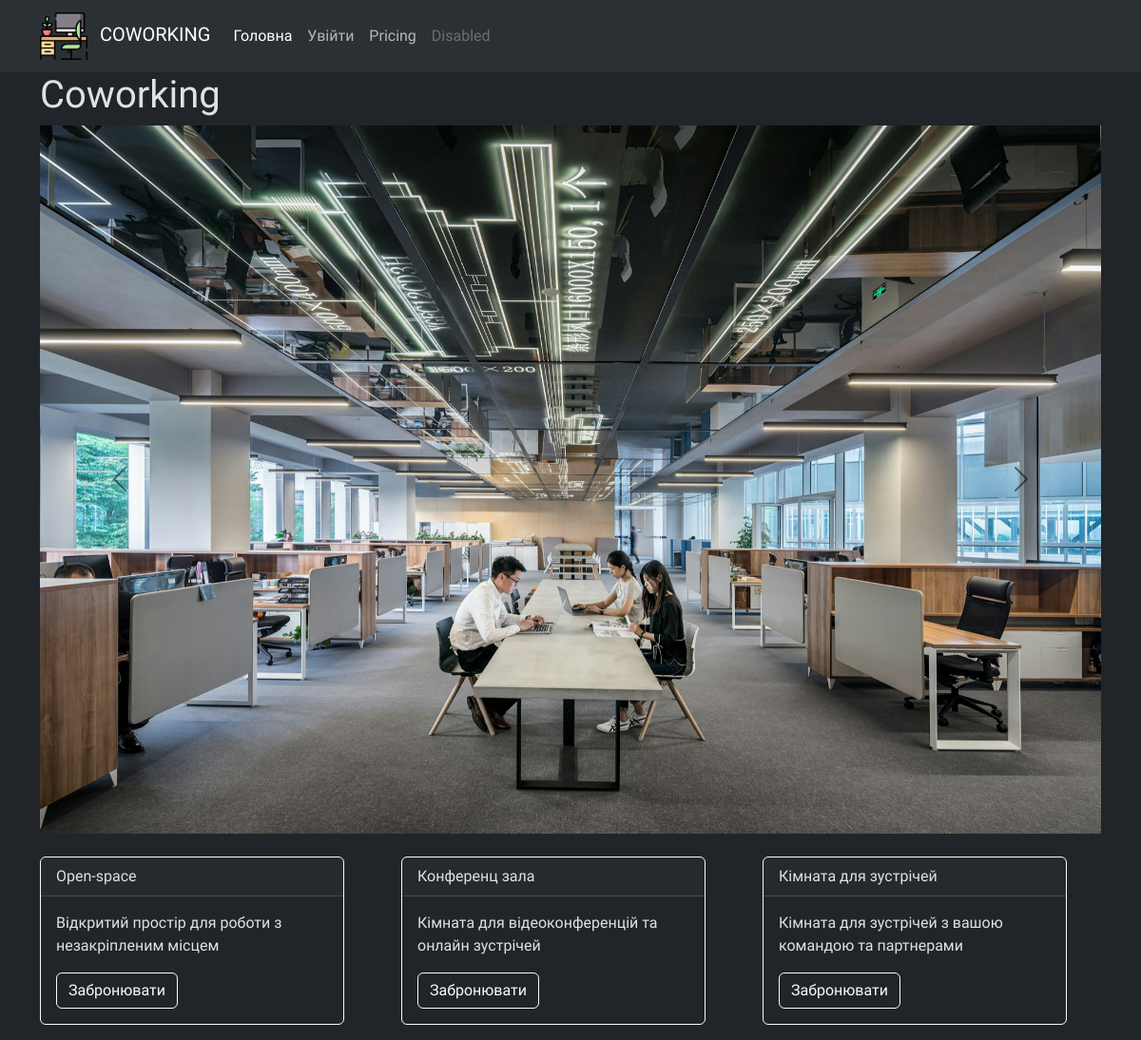
The page / on the database its author committed.
### booking/models.py (models this page shows, shortened)
class Category(models.Model):
    title = models.CharField(max_length=50, verbose_name="назва")
    description = models.TextField(verbose_name="опис")
    class Meta:
        verbose_name = 'Категорія'
        verbose_name_plural = 'Категорії'
        ordering = ['title']

### booking/views.py (the view)
# urls.py: path('', views.index, name='index'),
def index(request):
    context = {
        'categories': Category.objects.all()
    }
    return render (request, 'booking/index.html', context=context)

### templates/booking/index.html (shortened to what this page needs)
{% extends 'base.html' %}
{% block content %}
<div class="container">
        <h1>Coworking</h1>
        <div id="carouselExampleRide" class="carousel slide" data-bs-ride="true">
  <div class="carousel-inner">
    <div class="carousel-item active">
        {% load static %}
      <img src="{% static 'img/lycs-architecture-U2BI3GMnSSE-unsplash (1).jpg' %}" class="d-block w-100" alt="...">
    </div>
  </div>
  <button class="carousel-control-prev" type="button" data-bs-target="#carouselExampleRide" data-bs-slide="prev">
    <span class="carousel-control-prev-icon" aria-hidden="true"></span>
  </button>
  <button class="carousel-control-next" type="button" data-bs-target="#carouselExampleRide" data-bs-slide="next">
    <span class="carousel-control-next-icon" aria-hidden="true"></span>
  </button>
</div>
        <div class="row row-cols-1 row-cols-md-2 row-cols-lg-3 g-4">
            {% for category in categories %}
            <div class="col">
            <div class="card border-light mt-4 mb-3" style="max-width: 20rem;">
            <div class="card-header">{{ category.title }}</div>
            <div class="card-body">
                <p class="card-text">{{ category.description }} </p>
                <a class="btn btn-outline-light" href="{% url 'category' category_id=category.id %}" role="button">Забронювати</a>
                </div>
            </div>
            </div>
            {% endfor %}
        </div>
</div>
{% endblock %}

### static/css/style.css (style rules this page uses)
body { font-family: "Gabriela", serif; }
h1, h2, h3, h4, h5, h6 { font-family: "Gabriela", serif; font-weight: 400; font-style: normal; }

### rows shown on the page
Category: title "Open-space", description "Відкритий простір для роботи з незакріпленим місцем"
Category: title "Конференц зала", description "Кімната для відеоконференцій та онлайн зустрічей"
Category: title "Кімната для зустрічей", description "Кімната для зустрічей з вашою командою та партнерами"
